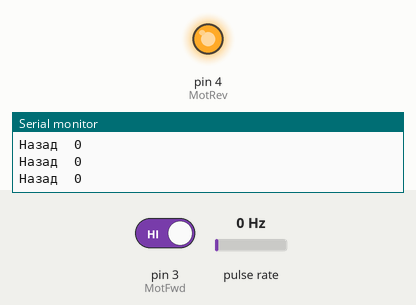
Recording of a sketch running on a simulated Arduino Uno, built with avr-gcc and run on an emulated ATmega328P. Parts: output pins drawn as LEDs (lit = HIGH), the last lines printed to the serial monitor. Wiring (inferred from the names in the program): pulse sensor: data pin 2. The inputs (shaded band) are chosen by the test bench; at power-on: pulse rate 0 Hz, pin 3 (MotFwd) HIGH.

Above: at 1.2 s.
1.3 s: pulse rate (sensor on pin 2) set to 100 Hz
At 10.0 s:
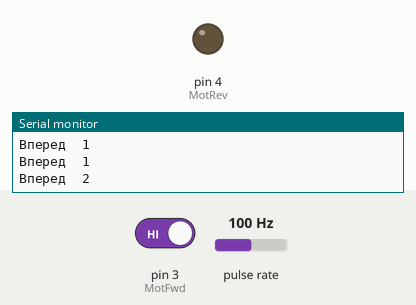
10.4 s: pin 3 (MotFwd) driven HIGH
Timing chart, 0 to 29.0 s (numbered marks = the images above; inputs shaded):
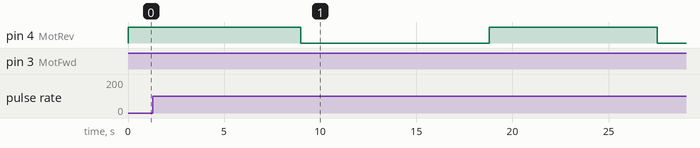

The sketch:

N20.ino
```cpp
//N20 это мотор с энкодером (такая круглая черная штука снизу), это магнитная деталь, позволяющая нам легко считывать и подавать значения мотору
//грубо говоря сам по себе мотор с энкодером это самый умный мотор, поскольку он знает своё положение и направление (<-- то что нужно для ракеты),
//а ещё конпенсировать если мотор крутиться слишком медленно или быстро(к примеру если кто-то его остановит пальцем, энкодер это заметит и компенсирует)

//когда энкодер крутиться, он выдает значения с периодом (см. картинку период), когда значение А подается первым, то мотор крутиться по часовой стрелке и наоборот


#define MotFwd  3  // Пин мотора движения по часовой стрелке
#define MotRev  4 // Пин мотора движения против часовой стрелке

int encoderPin1 = 2; //Первый пин энкодера
int encoderPin2 = 3; //Второй пин энкодера
volatile int lastEncoded = 0; //здесь будем хранить наши обновленные значения энкодера
volatile long encoderValue = 0; // Здесь будут "сырые" значения энкодера


void setup() {

  pinMode(MotFwd, OUTPUT);
  pinMode(MotRev, OUTPUT);
  Serial.begin(9600);

  pinMode(encoderPin1, INPUT_PULLUP); //INPUT pinmode для энкодера
  pinMode(encoderPin2, INPUT_PULLUP);

  digitalWrite(encoderPin1, HIGH);
  digitalWrite(encoderPin2, HIGH);

  attachInterrupt(0, updateEncoder, CHANGE); //это нужно чтобы энкодер обновлял свои значения, в случае возникновения ошибки
  attachInterrupt(1, updateEncoder, CHANGE);


}

void loop() {

for (int i = 0; i <= 500; i++){
  digitalWrite(MotFwd, LOW); //не крутись по часовой
  digitalWrite(MotRev, HIGH); //крутись против часовой
  Serial.print("Назад  ");
  Serial.println(encoderValue);
}

delay(1000);

for (int i = 0; i <= 500; i++){
  digitalWrite(MotFwd, HIGH); //крутись по часовой
  digitalWrite(MotRev, LOW); //не крутись против часовой
  Serial.print("Вперед  ");
  Serial.println(encoderValue);
}

delay(1000);

}

void updateEncoder(){ //функция для обновления значений энкодера
  int MSB = digitalRead(encoderPin1);
  int LSB = digitalRead(encoderPin2);

  int encoded = (MSB << 1) |LSB;
  int sum  = (lastEncoded << 2) | encoded;

  if(sum == 0b1101 || sum == 0b0100 || sum == 0b0010 || sum == 0b1011) encoderValue --;
  if(sum == 0b1110 || sum == 0b0111 || sum == 0b0001 || sum == 0b1000) encoderValue ++;

  lastEncoded = encoded;

}
```
